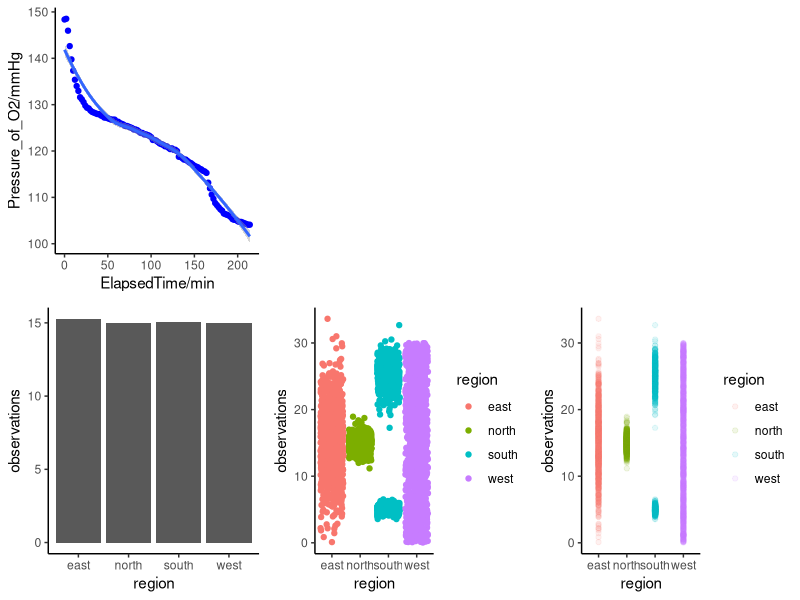

This figure's R source:
library(ggplot2)
#install.packages("gridExtra")
library(gridExtra)


##Question 1
#the EXPdata.txt is a recording of Oxygen consuming by time during experiment
#read the data
EXPdata=read.table(file="EXPdata.txt",header=TRUE,sep="\t",stringsAsFactors=FALSE)
#depict a scatter plot, change color to be blue 
plot0 <- ggplot(data = EXPdata,aes(x = time_min, y = Po2_mmHg)) +
  geom_point(color="blue") +
  #change the name of x and y axis
  xlab("ElapsedTime/min") +
  ylab("Pressure_of_O2/mmHg") +
  #add a trend line
  stat_smooth(method = 'loess')+
  #remove grey background and grid lines
  theme_classic()

#add empty figure
empty <- ggplot() + theme_void()



##Question2
## bar plot of the means of the four populations
#read the data
data=read.table(file="data.txt",header=TRUE,sep=",",stringsAsFactors=FALSE)
#depict bar plot of the means of the four populations
plot1 <- ggplot(data=data, aes(x = region, y = observations)) +
  stat_summary(fun = mean, geom = "bar")+
  #remove grey background and grid lines
  theme_classic()

## scatter plot of all of the observations in two ways
# 1st way, use geom_jitter() to show the distribution of plots by points number
#depict bar plot of the all observations of the four populations using different color
plot2 <- ggplot(data=data, aes(x = region, y = observations,col=region)) +
  #adding random noise to make it easier to read.
  geom_jitter()+
  #remove grey background and grid lines
  theme_classic()

#2rd way, adding transparency to show the distribution of plots by shades of color
plot3 <- ggplot(data=data, aes(x = region, y = observations,col=region)) +
  #adding transparency to points to make it easier to read
  geom_point(alpha = 0.1) +
  #remove grey background and grid lines
  theme_classic()

##arrange the figures by questions 
grid.arrange(plot0,empty,empty, plot1, plot2,plot3, ncol=3,nrow=2, heights=c(1,1))
Sys.sleep(1)